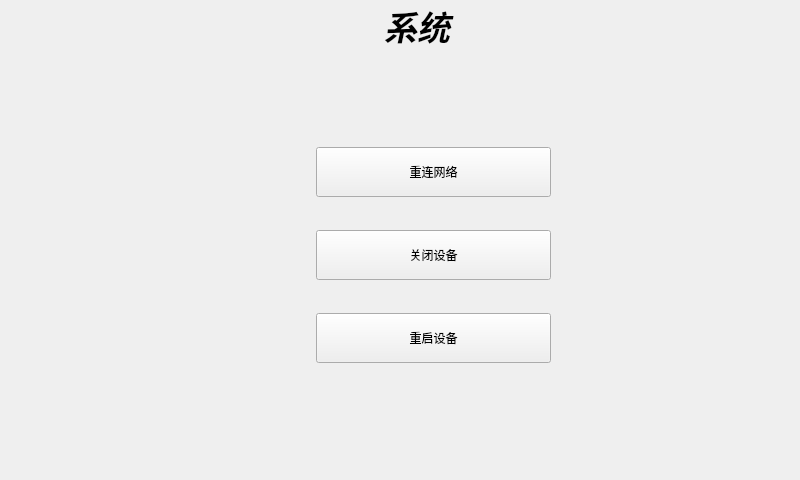
<?xml version="1.0" encoding="UTF-8"?>
<ui version="4.0">
 <class>Widget_System</class>
 <widget class="QWidget" name="Widget_System">
  <property name="geometry">
   <rect>
    <x>0</x>
    <y>0</y>
    <width>800</width>
    <height>480</height>
   </rect>
  </property>
  <property name="windowTitle">
   <string>Form</string>
  </property>
  <property name="styleSheet">
   <string notr="true"/>
  </property>
  <widget class="QWidget" name="widget" native="true">
   <property name="geometry">
    <rect>
     <x>260</x>
     <y>120</y>
     <width>291</width>
     <height>271</height>
    </rect>
   </property>
   <property name="styleSheet">
    <string notr="true"/>
   </property>
   <layout class="QVBoxLayout" name="verticalLayout">
    <item>
     <layout class="QHBoxLayout" name="horizontalLayout">
      <item>
       <widget class="QLabel" name="label_7">
        <property name="maximumSize">
         <size>
          <width>50</width>
          <height>16777215</height>
         </size>
        </property>
        <property name="font">
         <font>
          <pointsize>16</pointsize>
         </font>
        </property>
        <property name="styleSheet">
         <string notr="true">image: url(:/global-network.png);</string>
        </property>
        <property name="text">
         <string/>
        </property>
       </widget>
      </item>
      <item>
       <widget class="QPushButton" name="btn_net">
        <property name="minimumSize">
         <size>
          <width>0</width>
          <height>50</height>
         </size>
        </property>
        <property name="text">
         <string>重连网络</string>
        </property>
       </widget>
      </item>
     </layout>
    </item>
    <item>
     <layout class="QHBoxLayout" name="horizontalLayout_2">
      <item>
       <widget class="QLabel" name="label_6">
        <property name="maximumSize">
         <size>
          <width>50</width>
          <height>16777215</height>
         </size>
        </property>
        <property name="styleSheet">
         <string notr="true">image: url(:/power-on.png);</string>
        </property>
        <property name="text">
         <string/>
        </property>
       </widget>
      </item>
      <item>
       <widget class="QPushButton" name="btn_poweroff">
        <property name="minimumSize">
         <size>
          <width>0</width>
          <height>50</height>
         </size>
        </property>
        <property name="text">
         <string>关闭设备</string>
        </property>
       </widget>
      </item>
     </layout>
    </item>
    <item>
     <layout class="QHBoxLayout" name="horizontalLayout_3">
      <item>
       <widget class="QLabel" name="label_5">
        <property name="maximumSize">
         <size>
          <width>50</width>
          <height>16777215</height>
         </size>
        </property>
        <property name="styleSheet">
         <string notr="true">image: url(:/power.png);</string>
        </property>
        <property name="text">
         <string/>
        </property>
       </widget>
      </item>
      <item>
       <widget class="QPushButton" name="btn_restart">
        <property name="minimumSize">
         <size>
          <width>0</width>
          <height>50</height>
         </size>
        </property>
        <property name="text">
         <string>重启设备</string>
        </property>
       </widget>
      </item>
     </layout>
    </item>
   </layout>
  </widget>
  <widget class="QWidget" name="layoutWidget">
   <property name="geometry">
    <rect>
     <x>320</x>
     <y>0</y>
     <width>141</width>
     <height>51</height>
    </rect>
   </property>
   <layout class="QHBoxLayout" name="horizontalLayout_4">
    <item>
     <widget class="QLabel" name="label_8">
      <property name="maximumSize">
       <size>
        <width>100</width>
        <height>100</height>
       </size>
      </property>
      <property name="styleSheet">
       <string notr="true">image: url(:/configuration.png);</string>
      </property>
      <property name="text">
       <string/>
      </property>
     </widget>
    </item>
    <item>
     <widget class="QLabel" name="label_2">
      <property name="maximumSize">
       <size>
        <width>100</width>
        <height>100</height>
       </size>
      </property>
      <property name="font">
       <font>
        <pointsize>25</pointsize>
        <weight>75</weight>
        <italic>true</italic>
        <bold>true</bold>
       </font>
      </property>
      <property name="text">
       <string>系统</string>
      </property>
     </widget>
    </item>
   </layout>
  </widget>
 </widget>
 <resources/>
 <connections/>
</ui>
